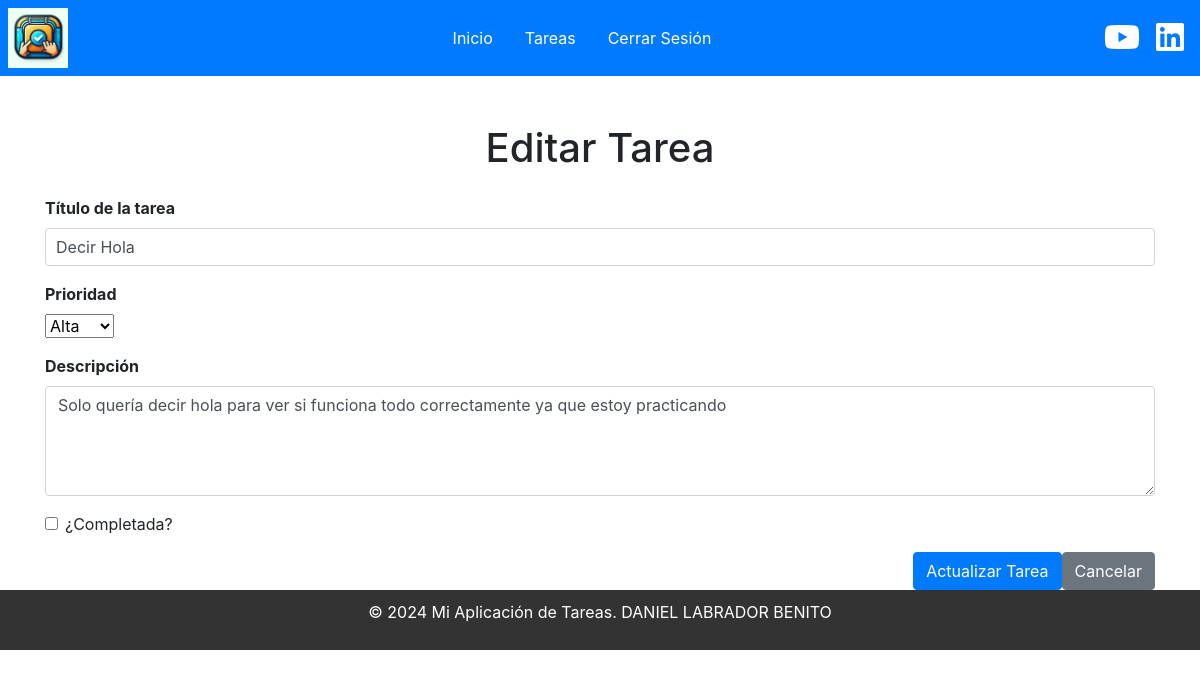
The app's page /tareas/tareas/1/editar/ (signed in) with its own data.
### tareas/models.py (models this page shows, shortened)
class Tarea(models.Model):
    titulo=models.CharField(max_length=50)
    descripcion=models.TextField(blank=True)
    prioridad=models.CharField(max_length=1,choices=PRIORIDADES)
    completada=models.BooleanField(default=False)
    usuario=models.ForeignKey(User,on_delete=models.CASCADE) #Relacionamos la tarea con el usuario.
    fecha_creacion = models.DateTimeField(default=timezone.now)
    fecha_completada = models.DateTimeField(null=True, blank=True)

### tareas/views.py (the view, shortened to what this page needs)
# urls.py: path('tareas/<int:pk>/editar/', TareaUpdateView.as_view(), name='editar_tarea'),
@method_decorator(login_required, name='dispatch')
class TareaUpdateView(UpdateView):
    model = Tarea
    template_name="tareas/tarea_update.html"
    fields= ['titulo','descripcion','prioridad','completada']
    success_url=reverse_lazy('lista_tareas')
    def get_queryset(self):
        return Tarea.objects.filter(usuario=self.request.user) #Asegura que el usuario solo actualice sus propias tareas

### Lista_Tareas/templates/tareas/tarea_update.html (shortened to what this page needs)
{% extends "general/layout.html" %}
{% block content %}
<div class="container mt-5">
    <h1 class="mb-4 text-center">Editar Tarea</h1>
    <form method="post" action="{% url 'editar_tarea' tarea.id %}">
        <div class="form-group mb-3">
            <label for="titulo">Título de la tarea</label>
            <input type="text" name="titulo" id="titulo" class="form-control" value="{{ form.titulo.value }}" required>
        </div>
        <div class="form-group mb-3">
            <label for="prioridad">Prioridad</label>
            <select name="prioridad" id="prioridad" class="form-select" required>
                <option value="A" {% if form.prioridad.value == 'A' %}selected{% endif %}>Alta</option>
            </select>
        </div>
        <div class="form-group mb-3">
            <label for="descripcion">Descripción</label>
            <textarea name="descripcion" id="descripcion" class="form-control" rows="4">{{ form.descripcion.value }}</textarea>
        </div>
        <div class="form-check mb-3">
            <input type="checkbox" name="completada" id="completada" class="form-check-input" {% if form.completada.value %}checked{% endif %}>
            <label class="form-check-label" for="completada">¿Completada?</label>
        </div>
        <div class="d-grid gap-2 d-md-flex justify-content-md-end">
            <button type="submit" class="btn btn-primary">Actualizar Tarea</button>
            <a href="{% url 'lista_tareas' %}" class="btn btn-secondary">Cancelar</a>
        </div>
    </form>
</div>
{% endblock %}

### static/css/style.css (style rules this page uses)
body { font-family: Arial, sans-serif; margin: 0; padding: 0; }
.form-group { margin-bottom: 15px; }
.form-group label { display: block; font-weight: bold; }
.form-group input { width: 100%; padding: 10px; margin-top: 5px; font-size: 1em; }
.btn-primary { background-color: #4CAF50; color: white; padding: 10px 20px; border: none; cursor: pointer; }

### records on screen
Tarea: titulo "Decir Hola", descripcion "Solo quería decir hola para ver si funciona todo correctamente ya que estoy practicando"
